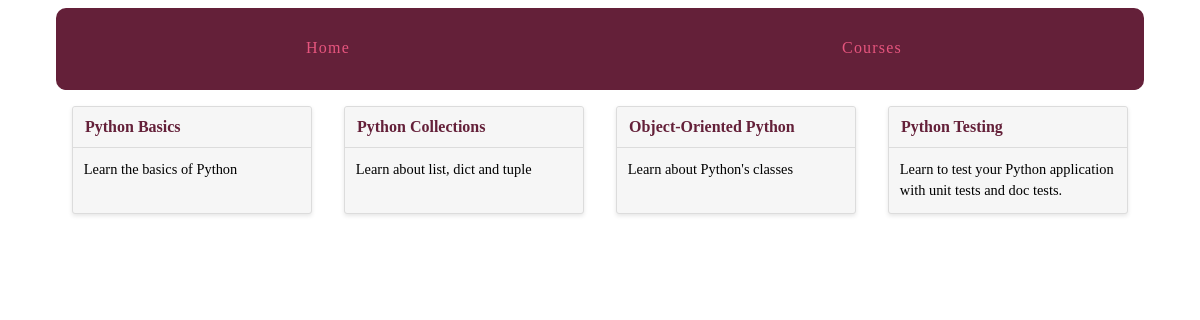
Page /courses/ on the committed database.
### courses/models.py (models this page shows, shortened)
class Course(models.Model):
    created_at = models.DateTimeField(auto_now_add=True)
    title = models.CharField(max_length=255)
    description = models.TextField()

### courses/views.py (the view)
def course_list(request):
    courses = Course.objects.all()
    return render(
        request,
        'courses/course_list.html',
        {'courses': courses},
    )

### courses/templates/courses/course_list.html (shortened to what this page needs)
{% extends "layout.html" %}
{% block content %}
    <div class="cards">
        {% for course in courses %}
            <div class="card">
                <header>
                    <a href="{% url 'courses:course_detail' pk=course.pk %}">
                        {{ course.title }}
                    </a>
                </header>
                <div class="card-copy">
                    {{ course.description }}
                </div>
            </div>
        {% endfor %}
    </div>
{% endblock %}

### assets/css/layout.css (style rules this page uses)
html { box-sizing: border-box; }
*, *::after, *::before { box-sizing: inherit; }
.cards { display: -webkit-box; display: -moz-box; display: box; display: -webkit-flex; display: -moz-flex; display: -ms-flexbox; display: flex; -webkit-box-lines: multiple; -moz-box-lines: multiple; box-lines: multiple; -webkit-flex-wrap: wrap; -moz-flex-wrap: wrap; -ms-flex-wrap: wrap; flex-wrap: wrap; -webkit-box-pack: justify; -moz-box-pack: justify; box-pack: justify; -webkit-justify-content: space-between; -moz-justify-content: space-between; -ms-justify-content: space-between; -o-justify-content: space-between; justify-content: space-between; -ms-flex-pack: justify; }
.card { -webkit-flex-basis: 15em; -moz-flex-basis: 15em; flex-basis: 15em; -ms-flex-preferred-size: 15em; -webkit-flex-grow: 1; -moz-flex-grow: 1; flex-grow: 1; -ms-flex-positive: 1; -webkit-transition: all 0.2s ease-in-out; -moz-transition: all 0.2s ease-in-out; transition: all 0.2s ease-in-out; background-color: #f6f6f6; border-radius: 3px; border: 1px solid gainsboro; box-shadow: 0 2px 4px #e6e6e6; margin: 0 1em 1.5em 1em; position: relative; }
.card header { -webkit-transition: all 0.2s ease-in-out; -moz-transition: all 0.2s ease-in-out; transition: all 0.2s ease-in-out; background-color: #f6f6f6; border-bottom: 1px solid gainsboro; border-radius: 3px 3px 0 0; font-weight: bold; line-height: 1.5em; padding: 0.5em 0.75em; }
.card header a { color: #642039; text-decoration: none; }
.card .card-copy { font-size: 0.9em; line-height: 1.5em; padding: 0.75em 0.75em; }

### rows in the picture
Course: title "Python Basics", description "Learn the basics of Python"
Course: title "Python Collections", description "Learn about list, dict and tuple"
Course: title "Object-Oriented Python", description "Learn about Python's classes"
Course: title "Python Testing", description "Learn to test your Python application with unit tests and doc tests."
